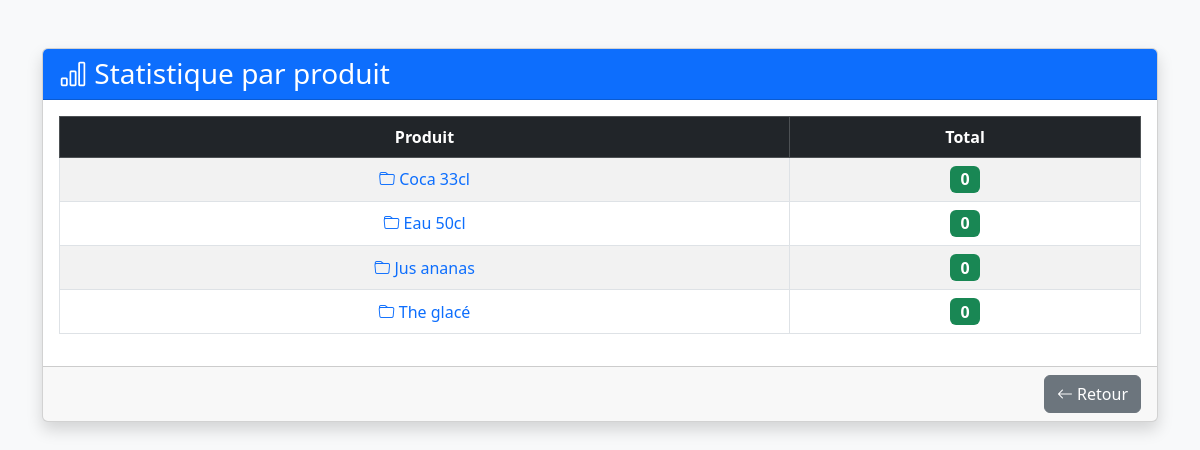
Page /stat_produit.php?id_produit=2 on the committed database.
### tables this page shows
CREATE TABLE produit (
    id_produit INT AUTO_INCREMENT PRIMARY KEY,
    nom VARCHAR(100) NOT NULL,
    id_categorie INT,
    prix_reference FLOAT,
    FOREIGN KEY (id_categorie) REFERENCES categorie(id_categorie)
);

### functions.php (called while the page is built, shortened)
<?php
function dbconnect()
{
    static $connect = null;
    if ($connect === null) {
        $connect = mysqli_connect('localhost','root','','vente');
        mysqli_set_charset($connect, 'utf8mb4');
    }
    return $connect;
}
function get_all_lines($sql){
    $req = mysqli_query(dbconnect(),$sql );
    $result = array();
    while ($line = mysqli_fetch_assoc($req)) {
        $result[] = $line;
    }
    return $result;
}
function stat_produit($id_categorie){
    $sql="SELECT produit.id_produit,
    produit.nom,
    SUM(vente.quantite) as total
    from  produit
    left join produit_membre
    on produit_membre.id_produit=produit.id_produit
    left join vente
    on produit_membre.id_produit_membre=vente.id_produit_membre
    where produit.id_categorie= '%s'
    group by produit.id_categorie ,produit.nom
    order by produit.id_categorie ASC " ;
    $sql = sprintf($sql,$id_categorie);
    return get_all_lines($sql);
}

### stat_produit.php (the view, shortened to what this page needs)
<?php
include_once("functions.php");
$id_categorie =$_GET["id_produit"];
$stat = stat_produit($id_categorie);
?>
<!DOCTYPE html>
<html lang="fr">
<head>
    <link rel="stylesheet" href="css/bootstrap.min.css">
    <link rel="stylesheet" href="font/bootstrap-icons.css">
</head>
<body class="bg-light">
<div class="container mt-5">
    <div class="card shadow">
        <div class="card-header bg-primary text-white">
            <h3 class="mb-0">
                <i class="bi bi-bar-chart"></i>
                Statistique par produit
            </h3>
        </div>
        <div class="card-body">
            <table class="table table-bordered table-striped table-hover text-center align-middle">
                <thead class="table-dark">
                    <tr>
                        <th>Produit</th>
                        <th>Total</th>
                    </tr>
                </thead>
                <tbody>
                <?php foreach($stat as $s) { ?>
                    <tr>
                        <td>
                            <a href="stat_membre.php?id_produit=<?= $s["id_produit"] ?>"
                               class="text-decoration-none">
                                <i class="bi bi-folder"></i>
                                <?= $s["nom"] ?>
                            </a>
                        </td>
                        <td>
                            <span class="badge bg-success fs-6">
                                <?= $s["total"] ?? 0 ?>
                            </span>
                        </td>
                    </tr>
                <?php } ?>
                </tbody>
            </table>
        </div>
        <div class="card-footer text-end">
            <a href="accueil.php" class="btn btn-secondary">
                <i class="bi bi-arrow-left"></i>
                Retour
            </a>
        </div>
    </div>
</div>
</body>
</html>

### rows in the picture
produit: nom "Coca 33cl", total "0"
produit: nom "Eau 50cl", total "0"
produit: nom "Jus ananas", total "0"
produit: nom "The glacé", total "0"
